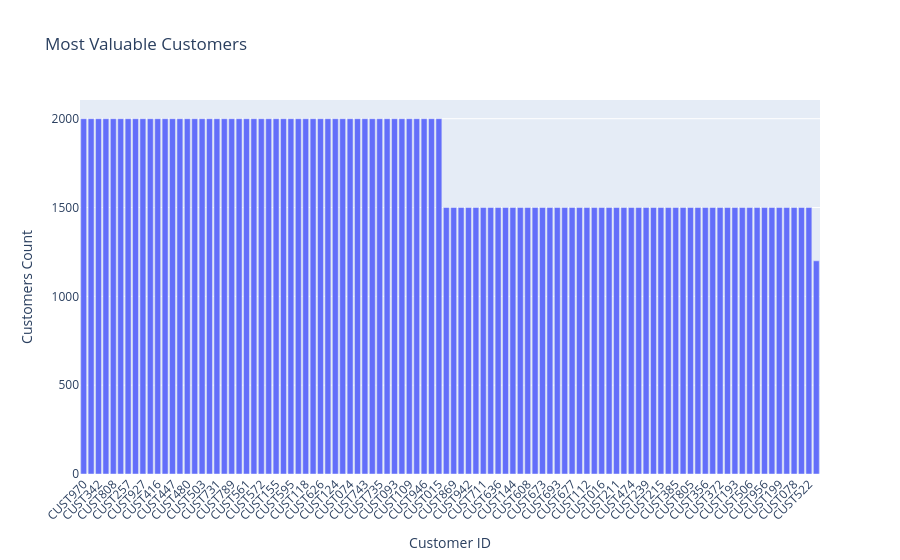

Write notebook code for a chart like this one.
### Code cell
# Group data
category_sales = df.groupby("Customer ID")["Sales"].sum().sort_values(ascending=False).head(100).reset_index()

# Create interactive bar chart
fig = px.bar(
    category_sales,
    x="Customer ID",
    y="Sales",
    title=" Most Valuable Customers",
    labels={"Customers": "Category", "Sales": "Customers Count"},
)

fig.update_layout(
    xaxis_tickangle=-45
)

fig.show()

### Figure 1 — Plotly figure (JSON) as saved in the notebook; plotly's stock layout.template omitted (floating-point values rounded to 4 significant figures)
{"data": [{"hovertemplate": "Customer ID=%{x}<br>Customers Count=%{y}<extra></extra>", "legendgroup": "", "marker": {"color": "#636efa", "pattern": {"shape": ""}}, "name": "", "orientation": "v", "showlegend": false, "textposition": "auto", "type": "bar", "x": ["CUST970", "CUST269", "CUST342", "CUST065", "CUST808", "CUST832", "CUST257", "CUST253", "CUST927", "CUST420", "CUST416", "CUST412", "CUST447", "CUST487", "CUST480", "CUST476", "CUST503", "CUST166", "CUST731", "CUST773", "CUST789", "CUST547", "CUST561", "CUST577", "CUST572", "CUST157", "CUST155", "CUST152", "CUST595", "CUST592", "CUST118", "CUST139", "CUST626", "CUST634", "CUST124", "CUST700", "CUST074", "CUST072", "CUST743", "CUST742", "CUST735", "CUST664", "CUST093", "CUST089", "CUST109", "CUST281", "CUST946", "CUST875", "CUST015", "CUST843", "CUST869", "CUST280", "CUST942", "CUST859", "CUST711", "CUST611", "CUST636", "CUST115", "CUST144", "CUST647", "CUST608", "CUST580", "CUST673", "CUST676", "CUST693", "CUST720", "CUST677", "CUST111", "CUST112", "CUST710", "CUST016", "CUST169", "CUST211", "CUST212", "CUST474", "CUST164", "CUST239", "CUST421", "CUST215", "CUST213", "CUST385", "CUST313", "CUST805", "CUST013", "CUST356", "CUST047", "CUST372", "CUST369", "CUST193", "CUST054", "CUST506", "CUST507", "CUST956", "CUST452", "CUST199", "CUST463", "CUST078", "CUST533", "CUST522", "CUST663"], "xaxis": "x", "y": [2000.0, 2000.0, 2000.0, 2000.0, 2000.0, 2000.0, 2000.0, 2000.0, 2000.0, 2000.0, 2000.0, 2000.0, 2000.0, 2000.0, 2000.0, 2000.0, 2000.0, 2000.0, 2000.0, 2000.0, 2000.0, 2000.0, 2000.0, 2000.0, 2000.0, 2000.0, 2000.0, 2000.0, 2000.0, 2000.0, 2000.0, 2000.0, 2000.0, 2000.0, 2000.0, 2000.0, 2000.0, 2000.0, 2000.0, 2000.0, 2000.0, 2000.0, 2000.0, 2000.0, 2000.0, 2000.0, 2000.0, 2000.0, 2000.0, 1500.0, 1500.0, 1500.0, 1500.0, 1500.0, 1500.0, 1500.0, 1500.0, 1500.0, 1500.0, 1500.0, 1500.0, 1500.0, 1500.0, 1500.0, 1500.0, 1500.0, 1500.0, 1500.0, 1500.0, 1500.0, 1500.0, 1500.0, 1500.0, 1500.0, 1500.0, 1500.0, 1500.0, 1500.0, 1500.0, 1500.0, 1500.0, 1500.0, 1500.0, 1500.0, 1500.0, 1500.0, 1500.0, 1500.0, 1500.0, 1500.0, 1500.0, 1500.0, 1500.0, 1500.0, 1500.0, 1500.0, 1500.0, 1500.0, 1500.0, 1200.0], "yaxis": "y"}], "layout": {"barmode": "relative", "legend": {"tracegroupgap": 0}, "title": {"text": " Most Valuable Customers"}, "xaxis": {"anchor": "y", "domain": [0, 1], "tickangle": -45, "title": {"text": "Customer ID"}}, "yaxis": {"anchor": "x", "domain": [0, 1], "title": {"text": "Customers Count"}}}}
